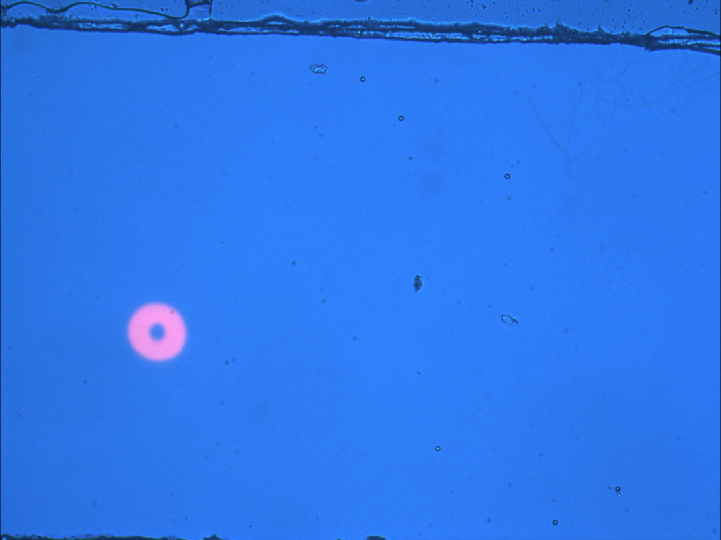
#> input picture odep_cellarray/Testimage/2024.09.18/2024.09.18_015.png, 1442 x 1080 px, found by its file name (shown at 1/2 size); its folder holds only this picture in this run
$ python canny.py
#> lines starting #> are read from the running program, lines starting #| are printed output that depends on the picture; after the words box and inside, x2 and y2 are one past the last pixel; in counts of white or black regions, pixels touching at a corner belong together
import cv2
import numpy as np
import time
import os


def process_image(image_path):
    # Load the image in grayscale
    image = cv2.imread(image_path, cv2.IMREAD_GRAYSCALE)
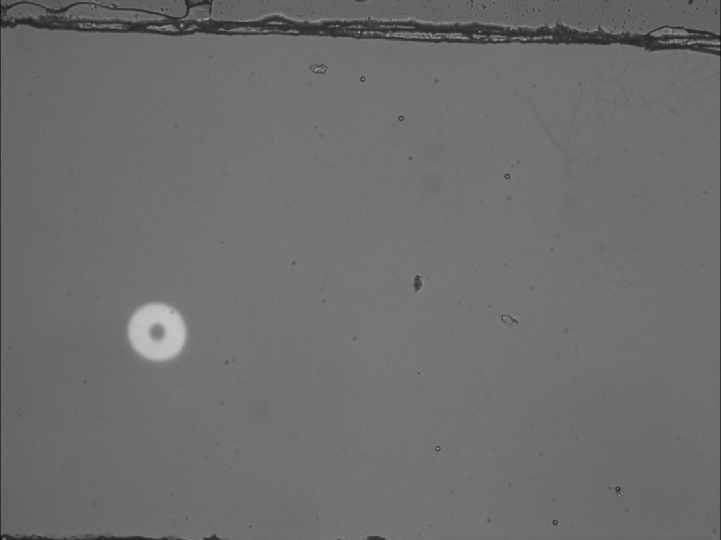
#> image: shape (1080, 1442) (shown at 1/2 size); min 3, max 212, mean 109.9
    original_size = image.shape[1], image.shape[0]  # (width, height)
#> original_size = (1442, 1080)

    cv2.imshow('raw', image)
    kernel = cv2.getStructuringElement(cv2.MORPH_CROSS, (3, 3))

    start_time = time.time()

    # Apply Gaussian blur to smooth the image
    blurred = cv2.GaussianBlur(image, (5, 5), 0)
    blurred_resized = cv2.resize(blurred, original_size)
    cv2.imshow('blurred', blurred_resized)


    # Apply threshold
    _, binary = cv2.threshold(blurred, 90, 255, cv2.THRESH_BINARY)
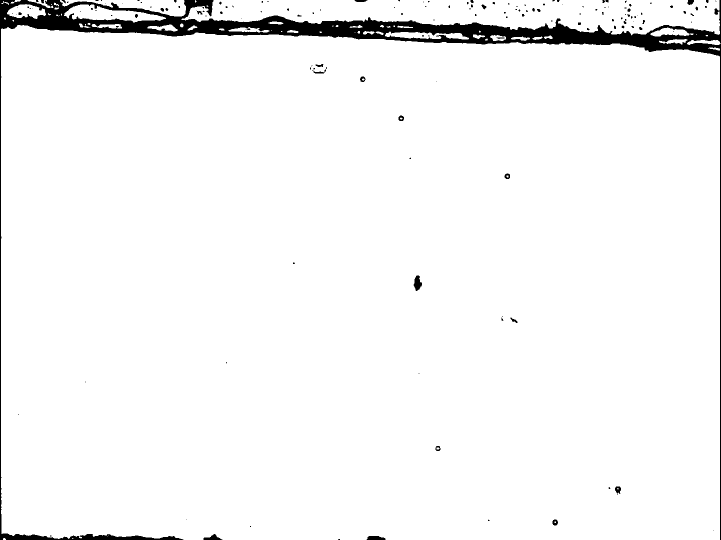
#> binary: shape (1080, 1442) (shown at 1/2 size); 96.5% white; 155 black regions (109 under 20 px)
    #binary = cv2.adaptiveThreshold(bg_sub, 255, cv2.ADAPTIVE_THRESH_MEAN_C, cv2.THRESH_BINARY, 3, 2)
    cv2.imshow('binary', binary)

    # [17 lines of commented-out code are left out]
    contours, _ = cv2.findContours(binary, cv2.RETR_EXTERNAL, cv2.CHAIN_APPROX_SIMPLE)
#> contours = 63 contours, 31 with area under 20; largest, box (x1, y1, x2, y2) and area: (2, 50, 1440, 1080) 1434790, (363, 0, 1440, 71) 50327, (128, 9, 332, 45) 3628, (120, 0, 372, 33) 3590, (14, 8, 92, 38) 1410

    end_time = time.time()
    dif_time = end_time - start_time
    print(dif_time)

    # Prepare an image to draw the contours
    contour_image = np.zeros_like(image)

    # Draw each contour
    '''for contour in contours:
        for x, y in contour:
            contour_image[x, y] = 255

    # Show the resulting image
    cv2.imshow('Processed Image', contour_image)'''
    cv2.waitKey(0)
    cv2.destroyAllWindows()

# Set the directory containing your files
directory = 'D:/CGU/odep_cellarray/Testimage/2024.09.18'
# # Get a list of all tiff files
files = [f for f in os.listdir(directory) if f.endswith('.png')]
for image in files:
    image_path = os.path.join(directory, image)
#    print(image_path)
    process_image(image_path)

$ run again, on odep_cellarray/Testimage/2024.09.18/2024.09.18_036.png
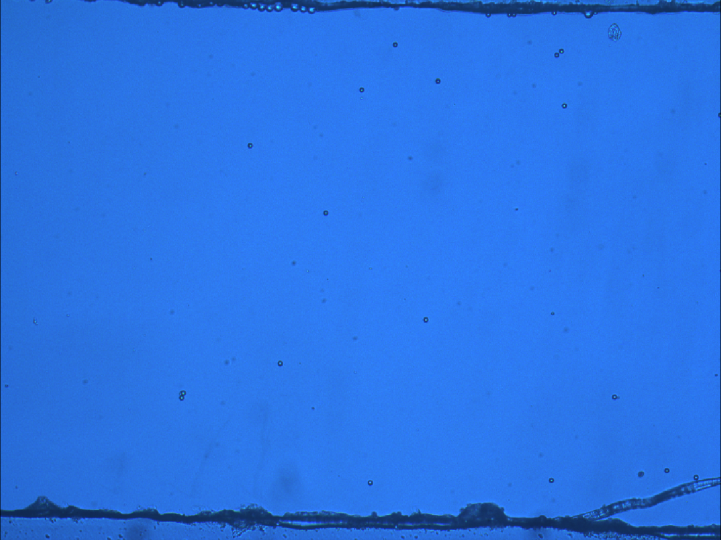
#> input picture odep_cellarray/Testimage/2024.09.18/2024.09.18_036.png, 1442 x 1080 px, found by its file name (shown at 1/2 size)
#> in process_image, `image = cv2.imread(image_path, cv2.IMREAD_GRAYSCALE)`:
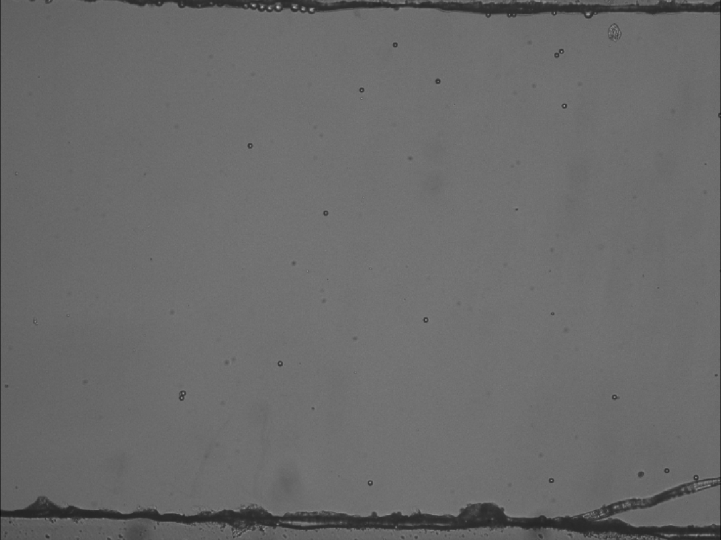
#> image: shape (1080, 1442) (shown at 1/2 size); min 3, max 216, mean 106
#> in process_image, `_, binary = cv2.threshold(blurred, 90, 255, cv2.THRESH_BINARY)`:
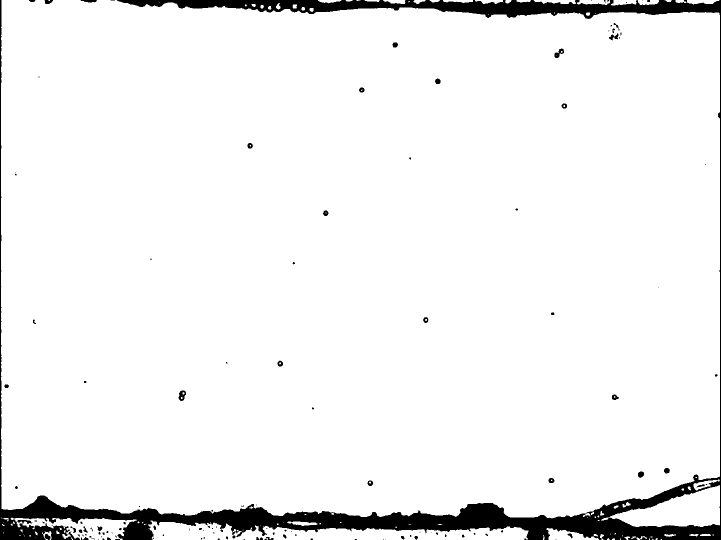
#> binary: shape (1080, 1442) (shown at 1/2 size); 94.6% white; 129 black regions (84 under 20 px)
#> contours = 108 contours, 62 with area under 20; largest, box (x1, y1, x2, y2) and area: (2, 0, 1440, 1037) 1432040, (297, 1041, 1057, 1080) 16538, (1202, 970, 1440, 1054) 10250, (21, 1035, 274, 1080) 5553, (1093, 1056, 1198, 1080) 1278

$ run again, on odep_cellarray/Testimage/2024.09.18/2024.09.18_030.png
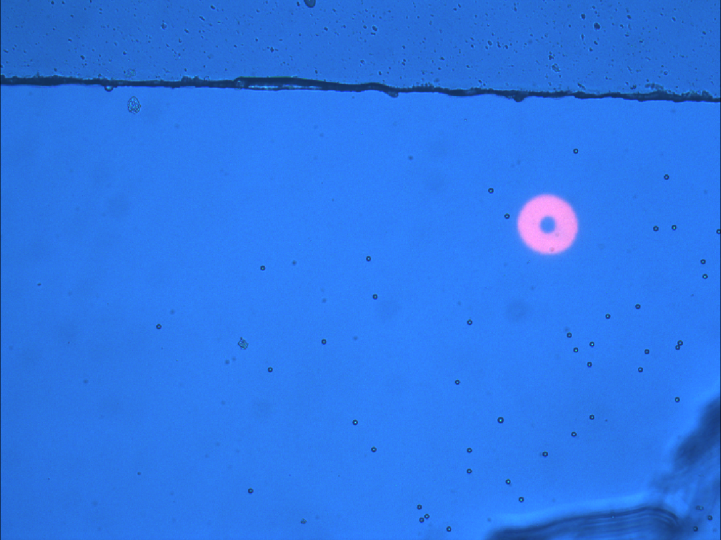
#> input picture odep_cellarray/Testimage/2024.09.18/2024.09.18_030.png, 1442 x 1080 px, found by its file name (shown at 1/2 size)
#> in process_image, `image = cv2.imread(image_path, cv2.IMREAD_GRAYSCALE)`:
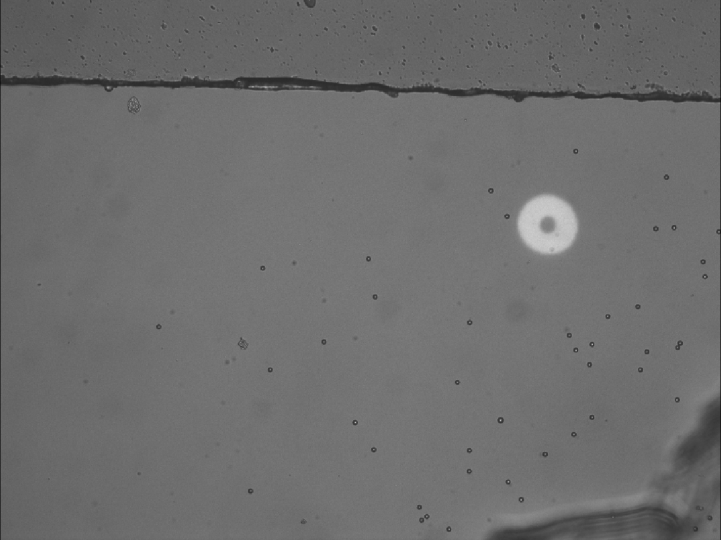
#> image: shape (1080, 1442) (shown at 1/2 size); min 3, max 206, mean 109.1
#> in process_image, `_, binary = cv2.threshold(blurred, 90, 255, cv2.THRESH_BINARY)`:
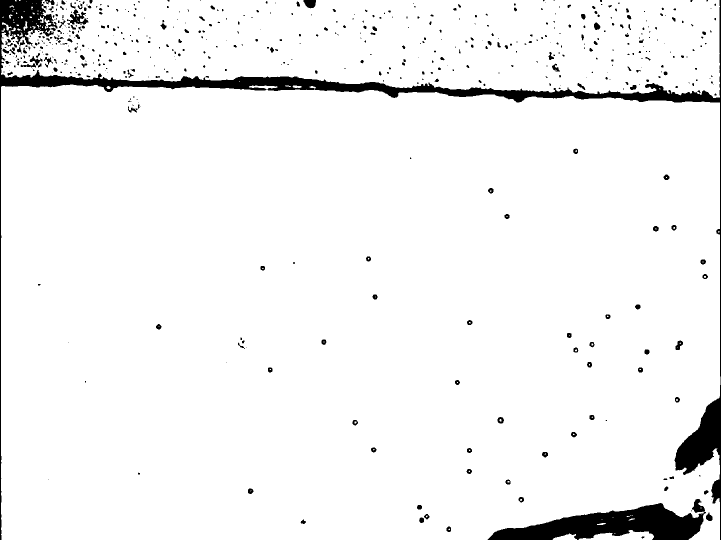
#> binary: shape (1080, 1442) (shown at 1/2 size); 95.3% white; 570 black regions (374 under 20 px)
#> contours = 68 contours, 55 with area under 20; largest, box (x1, y1, x2, y2) and area: (2, 169, 1441, 1080) 1255852, (2, 0, 1440, 196) 232768, (1157, 1060, 1308, 1080) 1528, (1105, 1067, 1154, 1080) 330, (89, 37, 103, 58) 92
